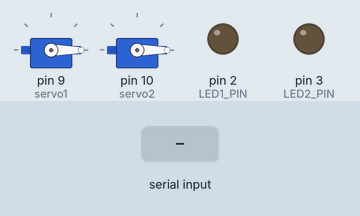
Simulated run of this sketch. Board: Arduino Uno, built with avr-gcc and run on an emulated ATmega328P. Shown: 2 × servo, output pins drawn as LEDs (lit = HIGH). Inputs (shaded band) come from the test bench.

Above: at 1.2 s.
1.3 s: "S1:90\n" received over Serial
At 1.8 s:
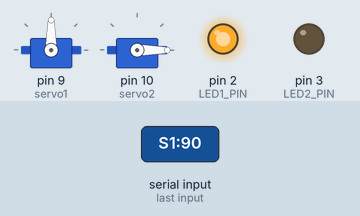
2.8 s: "S2:90\n" received over Serial
At 4.0 s:
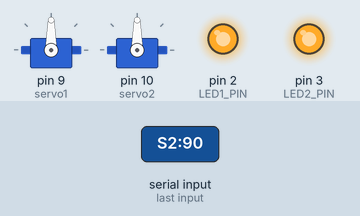
4.3 s: "S1:\n" received over Serial
At 5.3 s:
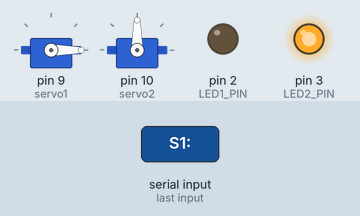
5.8 s: "S2:\n" received over Serial
At 6.4 s:
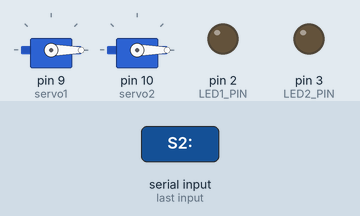
Timing chart, 0 to 8.3 s (numbered marks = the images above; inputs shaded):
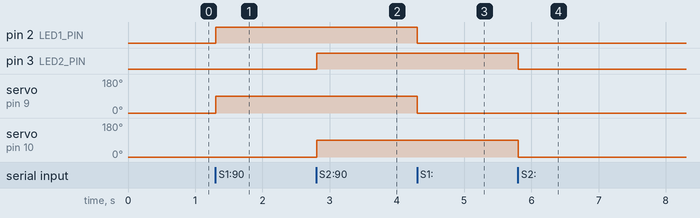

Measured:
- after the input at 1.3 s, pin 2 (LED1_PIN): LOW → HIGH at once; servo on pin 9 (servo1): 0° → 90° at once
- after the input at 2.8 s, pin 3 (LED2_PIN): LOW → HIGH at once; servo on pin 10 (servo2): 0° → 90° at once
- after the input at 4.3 s, pin 2 (LED1_PIN): HIGH → LOW at once; servo on pin 9 (servo1): 90° → 0° at once
- after the input at 5.8 s, pin 3 (LED2_PIN): HIGH → LOW at once; servo on pin 10 (servo2): 90° → 0° at once

The sketch:

arduino.ino
```cpp
#include <Servo.h>

Servo servo1;
Servo servo2;

const int LED1_PIN = 2;
const int LED2_PIN = 3;

void setup() {
  Serial.begin(9600);

  servo1.attach(9);
  servo2.attach(10);

  pinMode(LED1_PIN, OUTPUT);
  pinMode(LED2_PIN, OUTPUT);

  // Posição inicial (0 graus)
  servo1.write(0);
  servo2.write(0);
  digitalWrite(LED1_PIN, LOW);
  digitalWrite(LED2_PIN, LOW);
}

void loop() {
  if (Serial.available() > 0) {
    String input = Serial.readStringUntil('\n');
    input.trim();

    // Processa comandos para o Servo 1 (ex: S1:90)
    if (input.startsWith("S1:")) {
      int angle = input.substring(3).toInt();
      servo1.write(angle);

      // Se o ângulo for maior que 0, acende o LED
      if (angle > 0) {
        digitalWrite(LED1_PIN, HIGH);
      } else {
        digitalWrite(LED1_PIN, LOW);
      }
    }
    // Processa comandos para o Servo 2 (ex: S2:90)
    else if (input.startsWith("S2:")) {
      int angle = input.substring(3).toInt();
      servo2.write(angle);

      // Se o ângulo for maior que 0, acende o LED
      if (angle > 0) {
        digitalWrite(LED2_PIN, HIGH);
      } else {
        digitalWrite(LED2_PIN, LOW);
      }
    }
  }
}
```
